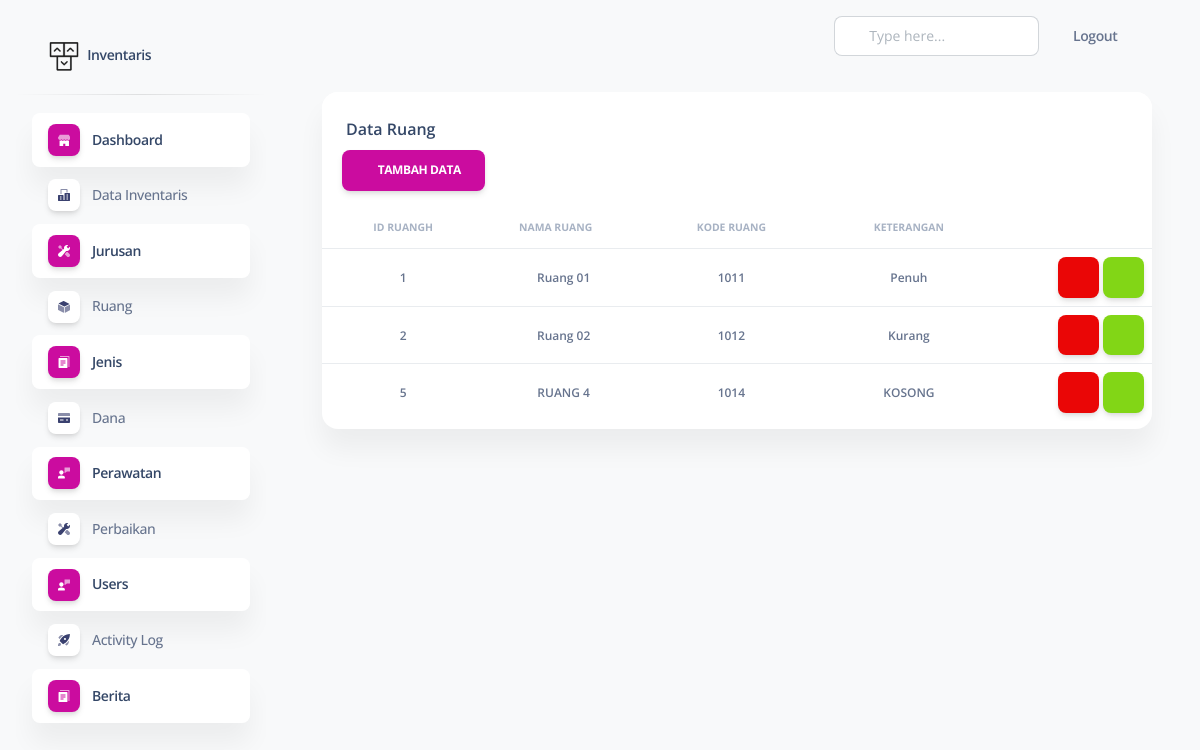
The app's page /includes/admin/index.php?page=data-ru (signed in) with its own data.
### tables this page shows
CREATE TABLE `ruang` (
  `id_ruang` int(11) NOT NULL,
  `nama_ruang` varchar(100) NOT NULL,
  `kode_ruang` varchar(100) NOT NULL,
  `keterangan_ruang` varchar(100) NOT NULL
);

### includes/admin/ruang/data_ru.php (the view, shortened to what this page needs)
<!DOCTYPE html>
<html lang="en">
<head>
  <link rel="stylesheet" type="text/css" href="https://cdnjs.cloudflare.com/ajax/libs/twitter-bootstrap/5.0.1/css/bootstrap.min.css">
<link rel="stylesheet" type="text/css" href="https://cdn.datatables.net/1.11.4/css/dataTables.bootstrap5.min.css">
  <link href="../../assets/css/nucleo-icons.css" rel="stylesheet" />
  <link href="../../assets/css/nucleo-svg.css" rel="stylesheet" />
  <link href="../../assets/css/nucleo-svg.css" rel="stylesheet" />
  <link id="pagestyle" href="../../assets/css/soft-ui-dashboard.css?v=1.0.3" rel="stylesheet" />
</head>
<body class="g-sidenav-show  bg-gray-100">
    <div class="container-fluid py-4">
      <div class="row">
        <div class="col-12">
          <div class="card mb-4">
            <div class="card-header pb-0">
              <h6>Data Ruang</h6>
            </div>
            <div style="margin-left: 20px;">
        <a href="?page=tambah-ru" class="btn btn-primary">
          <i class="fa fa-edit"></i> Tambah Data</a>
      </div>
            <div class="card-body px-0 pt-0 pb-2">
              <div class="table-responsive p-0">
                <table class="table align-items-center mb-0" id="example">
                  <thead>
                    <tr align="center">
                      <th class="text-uppercase text-secondary text-xxs font-weight-bolder opacity-7">ID RUANGH</th>
                      <th class="text-uppercase text-secondary text-xxs font-weight-bolder opacity-7 ps-2">NAMA RUANG</th>
                      <th class="text-center text-uppercase text-secondary text-xxs font-weight-bolder opacity-7">KODE RUANG</th>
                     <th class="text-center text-uppercase text-secondary text-xxs font-weight-bolder opacity-7">KETERANGAN</th>
                      <th class="text-secondary opacity-7"></th>
                    </tr>
                  </thead>
                  <tbody>
<?php
    include '../../config/config.php';
    $data = mysqli_query($conn,"SELECT * FROM ruang");
    while($d = mysqli_fetch_array($data)){
      ?>
                    <tr>
                       <td align="center">
                        <p class="text-xs font-weight-bold mb-0"><?php echo $d['id_ruang']; ?></p>
                      </td>
                      <td align="center">
                        <p class="text-xs font-weight-bold mb-0"><?php echo $d['nama_ruang']; ?></p>
                      </td>
                    <td align="center">
                        <p class="text-xs font-weight-bold mb-0"><?php echo $d['kode_ruang']; ?></p>
                      </td>
                      <td align="center">
                        <p class="text-xs font-weight-bold mb-0"><?php echo $d['keterangan_ruang']; ?></p>
                      </td>
                      <td class="align-middle" style="">
                         <div class="ms-auto text-end">
         <a class="btn text-danger bg-danger px-3 mb-0 " href="#" data-bs-toggle="modal" data-bs-target="#exampleModal2<?php echo $d['id_ruang'];?>"><i class="far fa-trash-alt text-white "></i></a>
                    <a class="btn bg-success px-3 mb-0" href="?page=edit-ru&kode=<?php echo $d['id_ruang'];?>"><i class="fas fa-pencil-alt text-white " aria-hidden="true"></i></a>
                      </td>
                    </tr>
                      <?php
    }
    ?>
                  </tbody>
                </table>
              </div>
            </div>
          </div>
        </div>
      </div>
    </div>
  </main>
</body>
</html>

### records on screen
ruang: id_ruang "1", nama_ruang "Ruang 01", kode_ruang "1011", keterangan_ruang "Penuh"
ruang: id_ruang "2", nama_ruang "Ruang 02", kode_ruang "1012", keterangan_ruang "Kurang"
ruang: id_ruang "5", nama_ruang "RUANG 4", kode_ruang "1014", keterangan_ruang "KOSONG"
